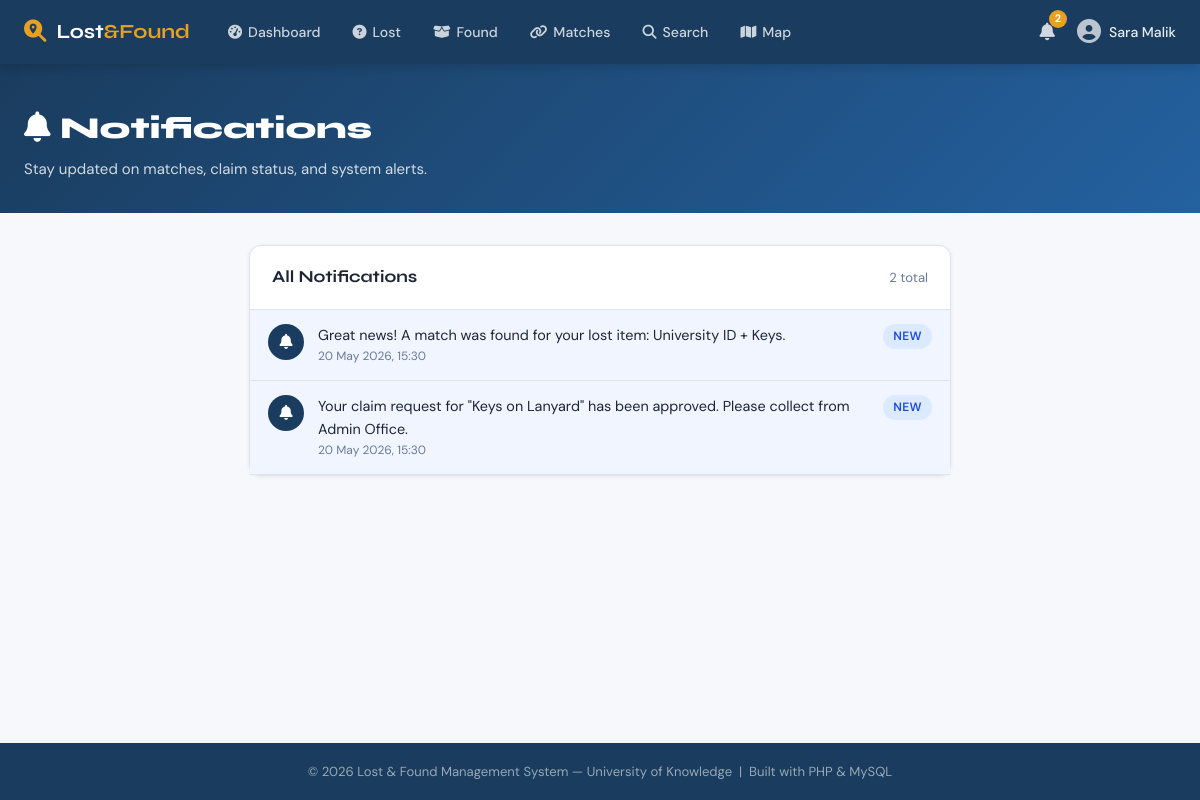
/notifications.php (signed in), run on the app's committed database.
### tables this page shows
CREATE TABLE IF NOT EXISTS notifications (
    notif_id    INT UNSIGNED AUTO_INCREMENT PRIMARY KEY,
    user_id     INT UNSIGNED NOT NULL,
    message     TEXT NOT NULL,
    is_read     TINYINT(1) DEFAULT 0,
    created_at  DATETIME DEFAULT CURRENT_TIMESTAMP,
    CONSTRAINT fk_notif_user FOREIGN KEY (user_id) REFERENCES users(user_id) ON DELETE CASCADE
);

### includes/functions.php (called while the page is built, shortened)
<?php
function getUserNotifications(int $userId): array {
    $db = getDB();
    $s  = $db->prepare("SELECT * FROM notifications WHERE user_id=? ORDER BY created_at DESC LIMIT 20");
    $s->execute([$userId]);
    return $s->fetchAll();
}

### notifications.php (the view, shortened to what this page needs)
<?php
require_once __DIR__ . '/includes/functions.php';
$notifications = getUserNotifications(currentUserId());
?>
<?php require __DIR__ . '/includes/header.php'; ?>
<div class="page-header">
  <div class="container">
    <h1><i class="fa fa-bell"></i> Notifications</h1>
    <p>Stay updated on matches, claim status, and system alerts.</p>
  </div>
</div>
<div class="page-body">
<div class="container" style="max-width:750px;">
  <div class="card">
    <div class="card-header">
      <h2>All Notifications</h2>
      <span style="font-size:.82rem;color:var(--text-muted)"><?= count($notifications) ?> total</span>
    </div>
    <?php if ($notifications): ?>
    <div class="notif-list">
      <?php foreach ($notifications as $n): ?>
      <div class="notif-item <?= $n['is_read'] ? '' : 'unread' ?>">
        <div class="notif-icon">
          <i class="fa fa-bell"></i>
        </div>
        <div class="notif-text">
          <div><?= htmlspecialchars($n['message']) ?></div>
          <div class="notif-time"><?= date('d M Y, H:i', strtotime($n['created_at'])) ?></div>
        </div>
        <?php if (!$n['is_read']): ?>
        <span class="badge badge-open" style="flex-shrink:0;">New</span>
        <?php endif; ?>
      </div>
      <?php endforeach; ?>
    </div>
    <?php endif; ?>
  </div>
</div>
</div>
<?php require __DIR__ . '/includes/footer.php'; ?>

### assets/css/main.css (style rules this page uses)
:root { --primary: #1a3c5e; --primary-lt: #2461a0; --accent: #e8a020; --accent-dk: #c4870a; --surface: #f7f8fc; --card: #ffffff; --border: #dde3ef; --text: #1e2535; --text-muted: #6b7a99; --success: #16a34a; --danger: #dc2626; --warning: #d97706; --info: #0284c7; --radius: 12px; --shadow-sm: 0 1px 4px rgba(0,0,0,.07); --shadow-md: 0 4px 16px rgba(0,0,0,.10); --shadow-lg: 0 8px 32px rgba(0,0,0,.14); --font-display: 'Syne', sans-serif; --font-body: 'DM Sans', sans-serif; --nav-h: 64px; }
*, *::before, *::after { box-sizing: border-box; margin: 0; padding: 0; }
html { scroll-behavior: smooth; }
body { font-family: var(--font-body); background: var(--surface); color: var(--text); font-size: 15px; line-height: 1.6; min-height: 100vh; display: flex; flex-direction: column; }
.container { max-width: 1200px; margin: 0 auto; padding: 0 24px; }
.page-header { background: linear-gradient(135deg, var(--primary) 0%, var(--primary-lt) 100%); color: #fff; padding: 40px 0 32px; }
.page-header h1 { font-family: var(--font-display); font-size: 1.9rem; font-weight: 800; }
.page-header p { opacity: .8; margin-top: 4px; }
.page-body { padding: 32px 0 48px; }
.card { background: var(--card); border: 1px solid var(--border); border-radius: var(--radius); box-shadow: var(--shadow-sm); }
.card-header { padding: 18px 22px; border-bottom: 1px solid var(--border); display: flex; align-items: center; justify-content: space-between; }
.card-header h2 { font-family: var(--font-display); font-size: 1.05rem; font-weight: 700; }
.badge { display: inline-flex; align-items: center; padding: 3px 10px; border-radius: 99px; font-size: .75rem; font-weight: 600; text-transform: uppercase; letter-spacing: .03em; }
.badge-open { background: #dbeafe; color: #1d4ed8; }
.notif-list { display: flex; flex-direction: column; }
.notif-item { display: flex; align-items: flex-start; gap: 14px; padding: 14px 18px; border-bottom: 1px solid var(--border); transition: background .12s; }
.notif-item.unread { background: #f0f5ff; }
.notif-icon { width: 36px; height: 36px; border-radius: 50%; background: var(--primary); color: #fff; display: grid; place-items: center; flex-shrink: 0; }
.notif-text { flex: 1; font-size: .9rem; }
.notif-time { font-size: .75rem; color: var(--text-muted); }

### data on the page
notifications: message "Great news! A match was found for your lost item: University ID + Keys.", created_at "20 May 2026, 15:30", is_read "NEW"
notifications: message "Your claim request for \"Keys on Lanyard\" has been approved. Please collect from Admin Office.", created_at "20 May 2026, 15:30", is_read "NEW"

### other printed values
$cnt "2"
$_SESSION['full_name'] "Sara Malik"
count($notifications) "2"
